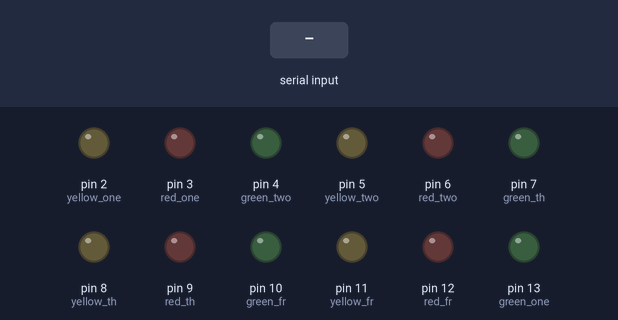
Recording of a sketch running on a simulated Arduino Uno, built with avr-gcc and run on an emulated ATmega328P. On the bench: output pins drawn as LEDs (lit = HIGH). Inputs (shaded band) come from the test bench. What the sketch prints to the serial monitor is not drawn.

Above: at 1.2 s.
1.3 s: "A" received over Serial
At 2.5 s:
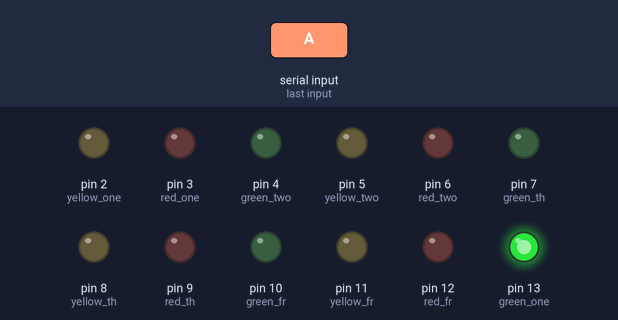
2.8 s: byte 75 ('K') received over Serial
At 3.7 s:
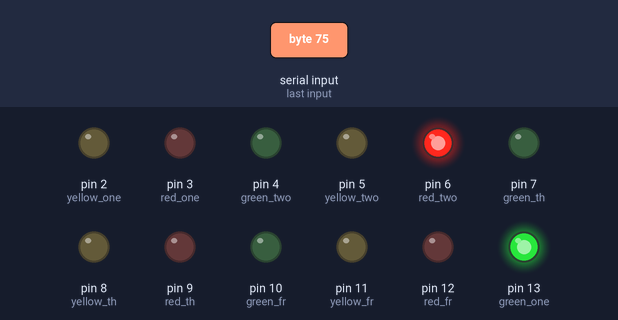
4.3 s: byte 77 ('M') received over Serial
At 4.8 s:
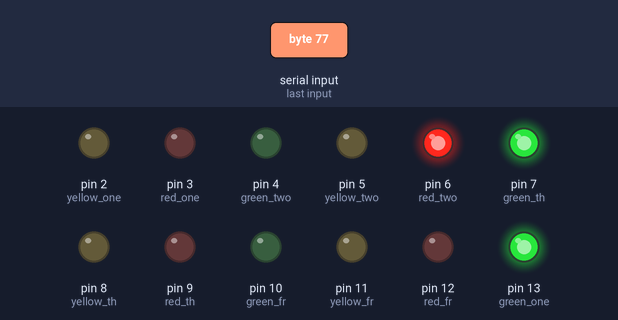
5.8 s: byte 76 ('L') received over Serial
At 7.0 s:
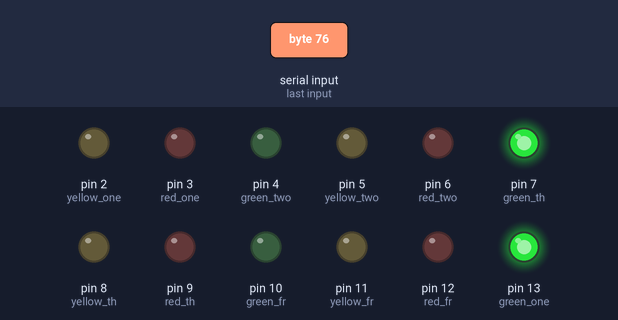
7.3 s: byte 79 ('O') received over Serial
At 8.3 s:
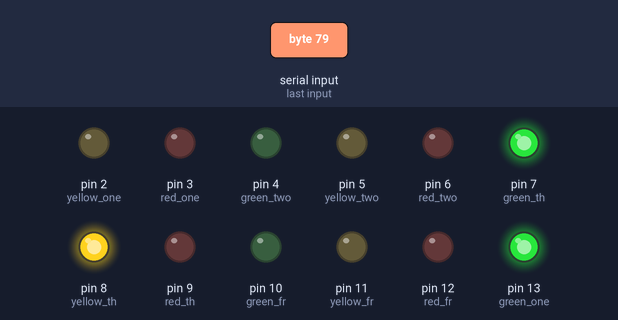
8.8 s: byte 78 ('N') received over Serial
At 9.4 s:
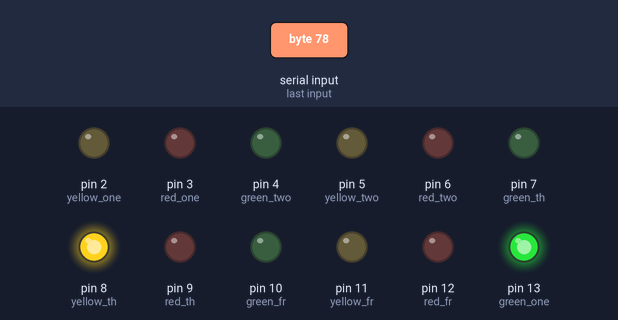
Timing chart, 0 to 11.3 s (numbered marks = the images above; inputs shaded):
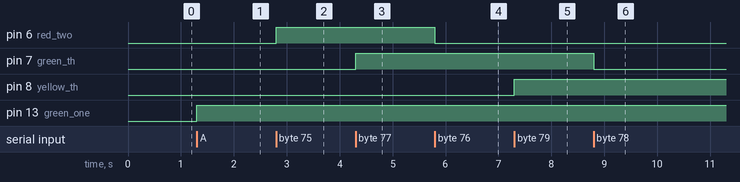

Measured:
- after the input at 1.3 s, pin 13 (green_one): LOW → HIGH at once
- after the input at 2.8 s, pin 6 (red_two): LOW → HIGH at once
- after the input at 4.3 s, pin 7 (green_th): LOW → HIGH at once
- after the input at 5.8 s, pin 6 (red_two): HIGH → LOW at once
- after the input at 7.3 s, pin 8 (yellow_th): LOW → HIGH at once
- after the input at 8.8 s, pin 7 (green_th): HIGH → LOW at once

The sketch:

de.ino
```cpp
char serialdata;

int green_one=13,yellow_one=2,red_one=3,green_two=4,yellow_two=5,red_two=6;
int green_th=7,yellow_th=8,red_th=9,green_fr=10,yellow_fr=11,red_fr=12;

void setup()
{
  pinMode(green_one,OUTPUT);
  pinMode(green_two,OUTPUT);
  pinMode(green_th,OUTPUT);
  pinMode(green_fr,OUTPUT);
  pinMode(yellow_one,OUTPUT);
  pinMode(yellow_two,OUTPUT);
  pinMode(yellow_th,OUTPUT);
  pinMode(yellow_fr,OUTPUT);
  pinMode(red_one,OUTPUT);
  pinMode(red_two,OUTPUT);
  pinMode(red_th,OUTPUT);
  pinMode(red_fr,OUTPUT);

  Serial.begin(9600);
}

void loop()
{
  if (Serial.available()>0)
  {
    serialdata=Serial.read();
    Serial.print(serialdata);

    if (serialdata=='A')
    {
      digitalWrite(green_one,HIGH);
    }
    else if(serialdata=='B')
    {
      digitalWrite(green_one,LOW);
    }
    else if (serialdata=='C')
    {
      digitalWrite(yellow_one,HIGH);
    }
    else if(serialdata=='D')
    {
      digitalWrite(yellow_one,LOW);
    }
    else if (serialdata=='E')
    {
      digitalWrite(red_one,HIGH);
    }
    else if(serialdata=='F')
    {
      digitalWrite(red_one,LOW);
    }


    else if (serialdata=='G')
    {
      digitalWrite(green_two,HIGH);
    }
    else if(serialdata=='H')
    {
      digitalWrite(green_two,LOW);
    }
     else if (serialdata=='I')
    {
      digitalWrite(yellow_two,HIGH);
    }
    else if(serialdata=='J')
    {
      digitalWrite(yellow_two,LOW);
    }
      else if (serialdata=='K')
    {
      digitalWrite(red_two,HIGH);
    }
    else if(serialdata=='L')
    {
      digitalWrite(red_two,LOW);
    }


    else if (serialdata=='M')
    {
      digitalWrite(green_th,HIGH);
    }
    else if(serialdata=='N')
    {
      digitalWrite(green_th,LOW);
    }
     else if (serialdata=='O')
    {
      digitalWrite(yellow_th,HIGH);
    }
    else if(serialdata=='P')
    {
      digitalWrite(yellow_th,LOW);
    }
      else if (serialdata=='Q')
    {
      digitalWrite(red_th,HIGH);
    }
    else if(serialdata=='R')
    {
      digitalWrite(red_th,LOW);
    }


    else if (serialdata=='S')
    {
      digitalWrite(green_fr,HIGH);
    }
    else if(serialdata=='T')
    {
      digitalWrite(green_fr,LOW);
    }
     else if (serialdata=='U')
    {
      digitalWrite(yellow_fr,HIGH);
    }
    else if(serialdata=='V')
    {
      digitalWrite(yellow_fr,LOW);
    }
      else if (serialdata=='W')
    {
      digitalWrite(red_fr,HIGH);
    }
    else if(serialdata=='X')
    {
      digitalWrite(red_fr,LOW);
    }
  }
}
```
